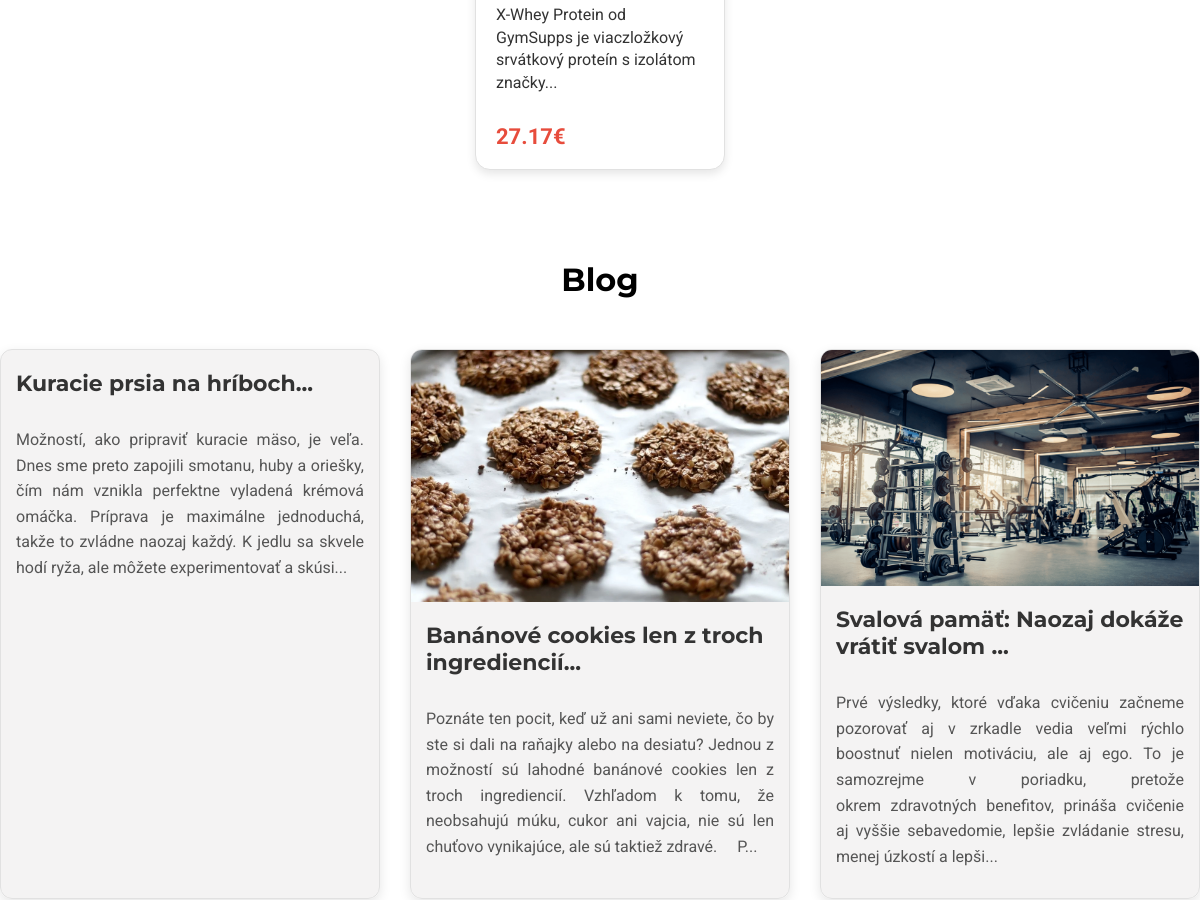
Before: / (middle part) with the older database file.
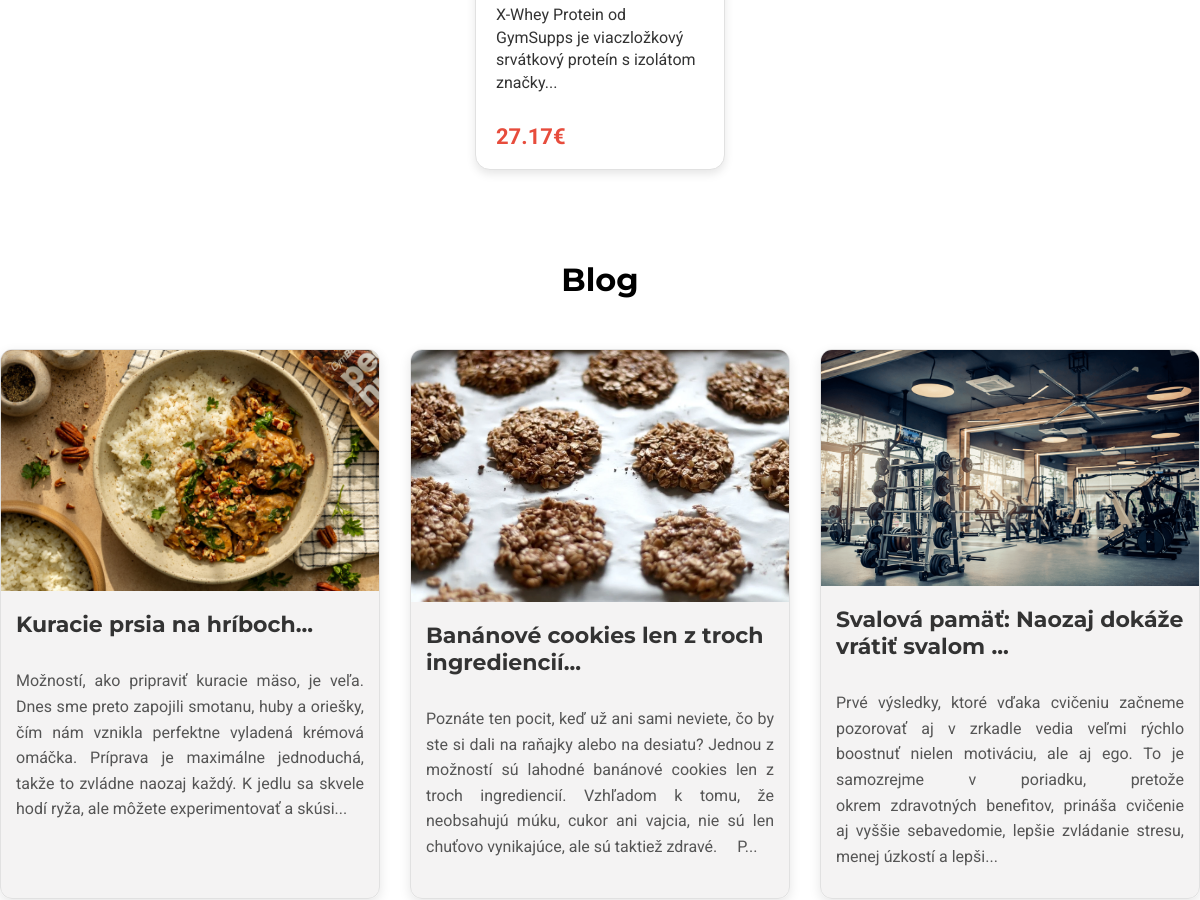
After: the same page with the newer database file.
### tables this page shows
CREATE TABLE `produkty` (
  `idprodukty` int(11) NOT NULL,
  `nazov` varchar(150) NOT NULL,
  `znacka` varchar(255) DEFAULT NULL,
  `popis` text NOT NULL,
  `cena` decimal(10,2) NOT NULL,
  `pocet_kusov` int(11) NOT NULL,
  `datum_vytvorenia` datetime DEFAULT current_timestamp(),
  `datum_upravy` datetime DEFAULT current_timestamp() ON UPDATE current_timestamp(),
  `img_hlavna` varchar(255) NOT NULL,
  `img_alt` varchar(255) NOT NULL,
  `hlavny_popis` text NOT NULL,
  `vymazane` tinyint(1) DEFAULT 0
);

CREATE TABLE `blog` (
  `idblog` int(11) NOT NULL,
  `nazov` varchar(255) NOT NULL,
  `popis` text NOT NULL,
  `img_blog` varchar(255) DEFAULT NULL,
  `img_alt` varchar(255) DEFAULT NULL,
  `id_kategorie` int(11) DEFAULT NULL,
  `id_uzivatel` int(11) NOT NULL,
  `datum_vytvorenia` datetime DEFAULT current_timestamp(),
  `datum_upravy` datetime DEFAULT current_timestamp() ON UPDATE current_timestamp()
);

### classes/Database.php (called while the page is built, shortened)
<?php
class Database
{
    private $connection;
    protected function connect(): void
    {
        $config = DATABASE;
        $options = [
            PDO::ATTR_ERRMODE            => PDO::ERRMODE_EXCEPTION,
            PDO::ATTR_DEFAULT_FETCH_MODE => PDO::FETCH_ASSOC,
        ];
        try {
            $dsn = 'mysql:host=' . $config['HOST'] .
                   ';dbname=' . $config['DBNAME'] .
                   ';port=' . $config['PORT'];
            $this->connection = new PDO(
                $dsn,
                $config['USER_NAME'],
                $config['PASSWORD'],
                $options
            );
        } catch (PDOException $e) {
            throw new Exception('Pripojenie zlyhalo: ' . $e->getMessage());
        }
    }
    public function getConnection(): PDO
    {
        return $this->connection;
    }
}
?>

### classes/produkt.php (called while the page is built, shortened)
<?php
class Produkt extends Database
{
    protected $conn;
    public function __construct()
    {
        $this->conn = $this->getConnection();
    }
    public function vypisHlavna(): array
    {
        try {
            $sql = "SELECT idprodukty, nazov, popis, cena, img_hlavna, img_alt, hlavny_popis
                    FROM produkty
                    WHERE vymazane = 0
                    ORDER BY datum_upravy DESC
                    LIMIT 5";
            $st = $this->conn->prepare($sql);
            $st->execute();
            return $st->fetchAll();
        } catch (Exception $e) {
            die("Nastala chyba");
        } finally {
            $this->conn = null;
        }
    }
}

### classes/Blog.php (called while the page is built, shortened)
<?php
class Blog extends Database
{
    protected $conn;
    public function __construct()
    {
        $this->conn = $this->getConnection();
    }
    public function vypisHlavna(): array
    {
        try {
            $sql = "SELECT * FROM blog ORDER BY datum_upravy DESC LIMIT 4";
            $st = $this->conn->prepare($sql);
            $st->execute();
            return $st->fetchAll();
        } catch (Exception $e) {
            die("Nastala chyba");
        } finally {
            $this->conn = null;
        }
    }
}
?>

### parts/box_hlavna.php (the view, shortened to what this page needs)
<div class = "za_1">
        <div class = "skup" id = "skupi">
            <?php foreach($vypis as $a):?>
                <div class = "box">
                    <div class = "kontainer_hlavny_box">
                    <div class = "nadpis">
                        <a href = "produkt.php?id=<?php echo $a['idprodukty']?>"><h2><?php echo substr($a['nazov'],0,55);?></h2></a>
                        <p class = "box_popis"><?php echo substr($a['hlavny_popis'],0,85)?>...</p>
                        <p class = "cena"><?php echo $a['cena'];?>€</p>
                    </div>
            </div>
        </div>
            <?php endforeach?>
</div>

### parts/header.php (shortened to what this page needs)
<?php $utilities = new Utilities();?>
<!DOCTYPE html>
<html lang="sk">
<head>
    <?php $nazov = basename($_SERVER['SCRIPT_NAME']);?>
    <?php $utilities->spravaCSS($nazov);?>
    <link rel="stylesheet" href="https://cdnjs.cloudflare.com/ajax/libs/font-awesome/4.7.0/css/font-awesome.min.css">
</head>

### classes/Utilities.php (shortened to what this page needs)
<?php
class Utilities
{
    public function spravaCSS(string $nazov_suboru): void
    {
        $priradenie_css = [
            'index' => ['index.css', 'navbar_sidebar.css', 'footer.css', 'slideshow.css','vseobecne_styly.css'],
            'register' => ['register.css','vseobecne_styly.css'],
            'login' => ['login.css','vseobecne_styly.css'],
            'vyziva' => ['navbar_sidebar.css', 'footer.css', 'vyziva.css','vseobecne_styly.css'],
            'produkt' => ['navbar_sidebar.css', 'footer.css', 'produkt_detail.css','vseobecne_styly.css'],
            'prislusenstvo' => ['navbar_sidebar.css', 'footer.css', 'prislusenstvo.css','vseobecne_styly.css'],
            'oblecenie' => ['navbar_sidebar.css', 'footer.css', 'oblecenie.css','vseobecne_styly.css'],
            'kosik' => ['navbar_sidebar.css', 'footer.css', 'objednavky.css','vseobecne_styly.css'],
            'kontakt' => ['kontakt.css', 'navbar_sidebar.css', 'footer.css','akordeon.css','vseobecne_styly.css'],
            'blog' => ['navbar_sidebar.css', 'footer.css', 'blog.css','vseobecne_styly.css'],
            'blog_clanok' => ['navbar_sidebar.css', 'footer.css', 'blog_clanky.css','vseobecne_styly.css'],
            'nastavenia' => ['nastavenia.css', 'navbar_sidebar.css', 'footer.css','vseobecne_styly.css'],
            'uspesna_objednavka' => ['uspesna_objednavka.css','vseobecne_styly.css'],
            'vypis_udajov' => ['navbar_sidebar.css', 'footer.css','vypis_udajov.css','vseobecne_styly.css'],
            'meno_adresa' => ['navbar_sidebar.css', 'footer.css','meno_adresa.css','vseobecne_styly.css'],
            'error' => ['navbar_sidebar.css', 'footer.css','vseobecne_styly.css']
        ];
        $rozdelenie = explode(".",$nazov_suboru);
        $nazov_bez_pripony = strtolower($rozdelenie[0]);
        if (array_key_exists($nazov_bez_pripony, $priradenie_css)) {
            foreach ($priradenie_css[$nazov_bez_pripony] as $nazov_css) {
                echo '<link rel="stylesheet" type="text/css" href="' . BASE_URL . 'css/' . $nazov_css . '">';
            }
        }
    }
}
?>

### index.php (shortened to what this page needs)
<?php $slideshow = new slideshow();
$vypis_na_hlavnej = new Produkt();
?>
<?php
$blog = new Blog();
$vypis_blog = $blog->vypisHlavna();
?>
<?php
$vypis = $vypis_na_hlavnej->vypisHlavna();
?>
<?php include 'parts/header.php';?>
<body>
<?php include_once "parts/box_hlavna.php"?>
<?php include_once "parts/box_blog.php"?>
<?php include 'parts/footer.php';?>

### parts/box_blog.php (shortened to what this page needs)
<h1><a href =  "blog.php" class = "blog">Blog</a></h1>
<div class = "skupina" id = "skupina_recepty">
<?php foreach($vypis_blog as $polozka):?>
<div class = "box_pre_clanky">
<div class = "obrazok_v_clankoch">
    <a href = "blog_clanok.php?id=<?php echo $polozka['idblog'];?>"><img src="<?php echo $polozka['img_blog'];?>" alt=""></a>
</div>
<div class = "popis_a_nadpis">
<div class = "nadpis_clanky">
    <a href = "blog_clanok.php?id=<?php echo $polozka['idblog'];?>"><h2><?php echo substr($polozka['nazov'],0,50);?>...</h2></a>
</div>
<div class = "popis_clanky">
<p><?php echo substr(strip_tags($polozka['popis']),0,400);?>...</p>
</div>
</div>
</div>
<?php endforeach;?>
</div>
</div>

### parts/footer.php (shortened to what this page needs)
</body>
</html>

### css/index.css (style rules this page uses)
.za_1 { display: flex; min-width: 85%; max-width: 100%; justify-content: center; align-items: center; flex-direction: column; place-self: center; }
.kontainer_hlavny_box { display: flex; flex-direction: column; height: 100%; justify-content: space-between; }
.box { display: flex; flex-direction: column; width: 250px; min-height: 600px; border-radius: 15px; border: 1px solid #e1e1e1; background-color: #fff; box-shadow: 0 4px 10px rgba(0, 0, 0, 0.1); padding: 20px; transition: transform 0.3s ease; box-sizing: border-box; }
.box_popis { line-height: 1.4; }
.box .cena { color: #e74c3c; margin-top: 30px; font-size: 22px; font-weight: bold; }
.nadpis { display: flex; flex-direction: column; color: #333; }
.nadpis a { text-decoration: none; }
.skup { display: flex; flex-wrap: wrap; gap: 20px; margin-top: 50px; justify-content: space-evenly; }
.blog { margin-top: 90px; display: flex; flex-wrap: wrap; justify-content: center; gap: 20px; text-decoration: none; color: black; }
.box_pre_clanky { display: flex; flex-direction: column; background-color: rgba(244, 243, 243, 0.95); width: 320px; min-height: 550px; border-radius: 12px; border: 1px solid #e1e1e1; box-shadow: 0 4px 12px rgba(0, 0, 0, 0.1); overflow: hidden; transition: transform 0.3s ease; flex-grow: 1; box-sizing: border-box; margin-bottom: 50px; }
.box_pre_clanky h2 { color: #333; font-size: 22px; margin: 20px 0; font-weight: bold; }
.obrazok_v_clankoch img { width: 100%; max-height: 450px; display: block; margin-top: 20px; margin: 0 auto; object-fit: cover; transition: transform 0.5s ease-in-out, filter 0.3s ease-in-out; }
.popis_a_nadpis { display: flex; flex-direction: column; flex-grow: 1; justify-content: space-between; }
.nadpis_clanky { padding: 0px 15px 10px 15px; font-size: 18px; color: #333; font-weight: bold; }
.nadpis_clanky a { text-decoration: none; }
.popis_clanky { padding: 0px 15px 20px 15px; flex-grow: 1; color: #555; line-height: 1.6; font-size: 16px; text-align: justify; box-sizing: border-box; }
.skupina { display: flex; justify-content: center; align-items: center; gap: 30px; margin-top: 50px; flex-wrap: wrap; }

### css/vseobecne_styly.css (style rules this page uses)
* { margin: 0; padding: 0; }
body { height: 100vh; }
h1,h2,h3,h4,h5,h6,a { font-family:'Montserrat'; }
p { font-family: 'Roboto'; }

Changed rows visible on the page:
changed blog "Kuracie prsia na hríboch": img_blog: picture added
